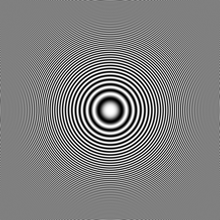
%> input picture 1/data/circles_concentric.png, 220 x 220 px, shrunk from 512 x 512 before the run
$ octave myMainScript.m   (GNU Octave 9; MATLAB toolbox functions it lacks are replaced by stand-ins)
%> lines starting %> are read from the running program, lines starting %| are printed output that depends on the picture
### 1/code/myShrinkImageByFactorD.m
function [outputImage] = myShrinkImageByFactorD(inputImage,factorD)
    outputImage=[];
    for i=factorD:factorD:size(inputImage,1)
        temp=[];
        for j=factorD:factorD:size(inputImage,2)
            temp = [temp, inputImage(i,j)];
        end
        outputImage = [outputImage;temp];
    end
end

### 1/code/myImageResize.m
function [out] = myImageResize(im,out_dims)

    in_rows = size(im,1);
    in_cols = size(im,2);
    out_rows = out_dims(1);
    out_cols = out_dims(2);


    S_R = in_rows / out_rows;
    S_C = in_cols / out_cols;

%     S_R = (in_rows - 1) / (out_rows - 1);
%     S_C = (in_cols - 1) / (out_cols - 1);


    %// Define grid of co-ordinates in our image
    %// Generate (x,y) pairs for each point in our image
    [cf, rf] = meshgrid(1 : out_cols, 1 : out_rows);

%     [cf, rf] = meshgrid(1 : S_C : out_cols, 1 : S_R : out_rows);

    %// Let r_f = r'*S_R for r = 1,...,R'
    %// Let c_f = c'*S_C for c = 1,...,C'
    rf = rf * S_R;
    cf = cf * S_C;

    out = myBilinearInterpolation(im,rf,cf);
end


### 1/code/myMainScript.m
%% MyMainScript

tic;

%% Down Sampling %%

shrinkimg=imread("../data/circles_concentric.png");
%> shrinkimg is the input picture: size 220x220 uint8; min 0, max 255, mean 127.5
shrinkedimgby2=myShrinkImageByFactorD(shrinkimg,2);
%> after the loop in myShrinkImageByFactorD, `for i=factorD:factorD:size(inputImage,1)`:
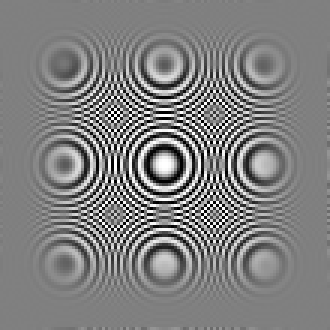
%> outputImage: size 110x110 uint8 (shown 3 times larger); min 0, max 255, mean 128
shrinkedimgby3=myShrinkImageByFactorD(shrinkimg,3);
%> call 2 of myShrinkImageByFactorD, with factorD = 3
%> after the loop in myShrinkImageByFactorD (call 2), `for i=factorD:factorD:size(inputImage,1)`:
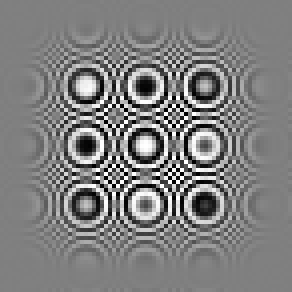
%> outputImage: size 73x73 uint8 (shown 4 times larger); min 0, max 255, mean 127.3
subplot(3,1,1)
imshow(shrinkimg),axis equal tight on;
title("Input Image");
colorbar;
subplot(3,1,2)
imshow(shrinkedimgby2),axis equal tight on;
title("Shrinked Image by factor 2");
colorbar;
subplot(3,1,3)
imshow(shrinkedimgby3),axis equal tight on;
title("Shrinked Image by factor 3");
colorbar;
imwrite(shrinkedimgby2,"../images/outputSrinkImageBy2.png");
imwrite(shrinkedimgby3,"../images/outputSrinkImageBy3.png");

%% Bilinear %%

enlargeimg=im2double(imread("../data/barbaraSmall.png"));
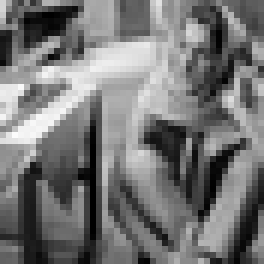
%> input picture 1/data/barbaraSmall.png, 44 x 44 px, shrunk from 103 x 103 before the run (shown 6 times larger)
%> enlargeimg: size 44x44 double; min 0, max 0.988, mean 0.459
M=size(enlargeimg,1);
%> M = 44
N=size(enlargeimg,2);
%> N = 44
finM=3*M-2;
%> finM = 130
finN=2*N-1;
%> finN = 87
enlargedimg=myImageResize(enlargeimg,[finM, finN]);
%> the run ends on the next line
